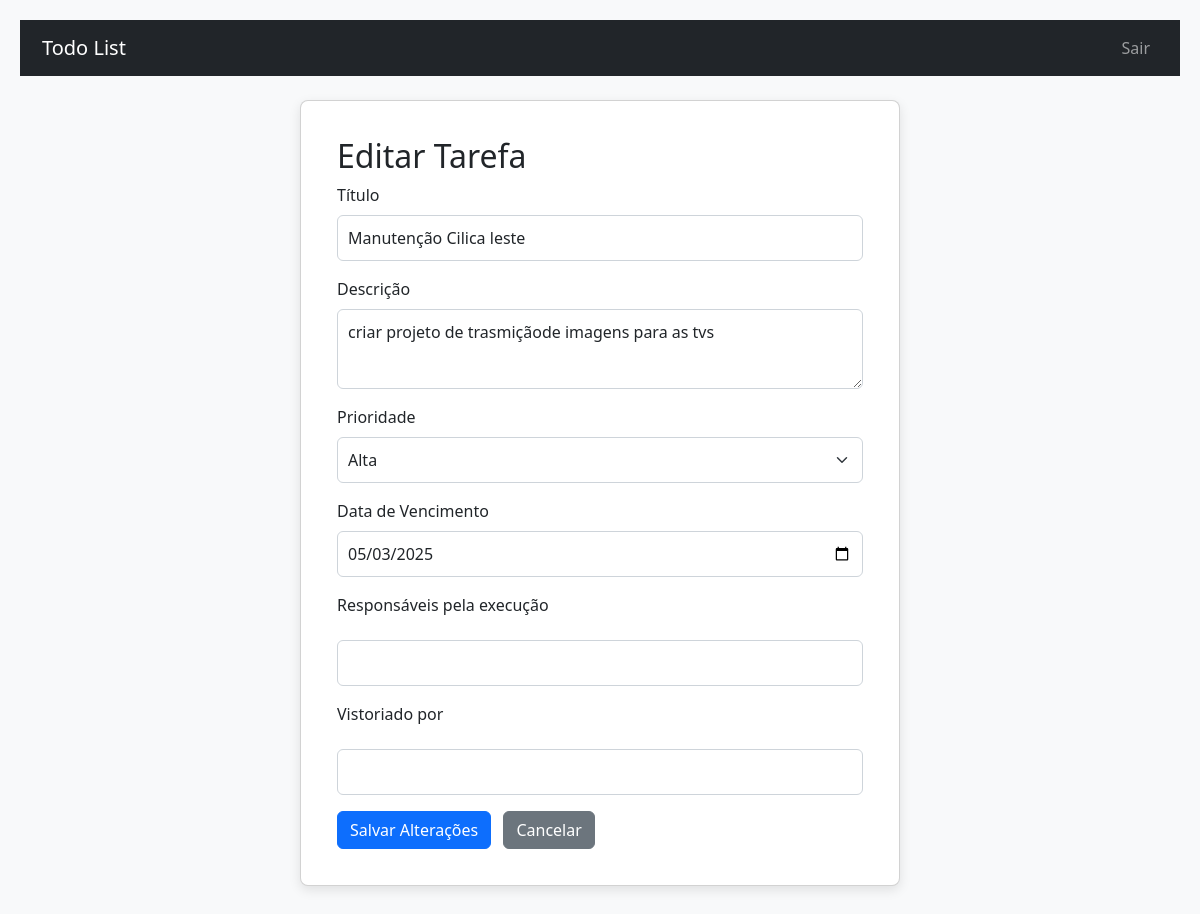
The app's page /edit_task.php?id=2 (signed in) with its own data.
### tables this page shows
CREATE TABLE "tasks" (
            id INTEGER PRIMARY KEY AUTOINCREMENT,
            user_id INTEGER NOT NULL,
            title TEXT NOT NULL,
            description TEXT,
            priority INTEGER DEFAULT 1,
            status INTEGER DEFAULT 0,
            due_date DATETIME,
            completion_notes TEXT,
            created_at DATETIME DEFAULT CURRENT_TIMESTAMP
        , start_time DATETIME, end_time DATETIME, responsaveis_execucao TEXT, vistoriado_por TEXT);

### edit_task.php (the view, shortened to what this page needs)
<?php
$db = Database::getInstance()->getConnection();
$user_id = $_SESSION['user_id'];
$task_id = intval($_GET['id']);
$stmt = $db->prepare('SELECT * FROM tasks WHERE id = :id AND user_id = :user_id');
$stmt->bindValue(':id', $task_id, SQLITE3_INTEGER);
$stmt->bindValue(':user_id', $user_id, SQLITE3_INTEGER);
$result = $stmt->execute();
$task = $result->fetchArray(SQLITE3_ASSOC);
require_once 'includes/header.php';
?>
<div class="card mx-auto" style="max-width: 600px;">
    <div class="card-body">
        <h2 class="card-title">Editar Tarefa</h2>
        <form method="POST">
            <div class="mb-3">
                <label for="title" class="form-label">Título</label>
                <input type="text" id="title" name="title" class="form-control" required value="<?php echo htmlspecialchars($task['title']); ?>">
            </div>
            <div class="mb-3">
                <label for="description" class="form-label">Descrição</label>
                <textarea id="description" name="description" class="form-control"><?php echo htmlspecialchars($task['description']); ?></textarea>
            </div>
            <div class="mb-3">
                <label for="priority" class="form-label">Prioridade</label>
                <select id="priority" name="priority" class="form-select">
                    <option value="3" <?php if ($task['priority'] == 3) echo 'selected'; ?>>Alta</option>
                </select>
            </div>
            <div class="mb-3">
                <label for="due_date" class="form-label">Data de Vencimento</label>
                <input type="date" id="due_date" name="due_date" class="form-control" value="<?php echo htmlspecialchars($task['due_date']); ?>">
            </div>
            <div class="mb-3">
                <label for="responsaveis_execucao" class="form-label">Responsáveis pela execução</label>
                <input type="text" id="responsaveis_execucao" name="responsaveis_execucao" class="form-control" value="<?php echo htmlspecialchars($task['responsaveis_execucao'] ?? ''); ?>">
            </div>
            <div class="mb-3">
                <label for="vistoriado_por" class="form-label">Vistoriado por</label>
                <input type="text" id="vistoriado_por" name="vistoriado_por" class="form-control" value="<?php echo htmlspecialchars($task['vistoriado_por'] ?? ''); ?>">
            </div>
            <button type="submit" class="btn btn-primary">Salvar Alterações</button>
            <a href="dashboard.php" class="btn btn-secondary ms-2">Cancelar</a>
        </form>
    </div>
</div>
<?php require_once 'includes/footer.php'; ?>

### assets/styles.css (style rules this page uses)
body { font-family: 'Segoe UI', Tahoma, Geneva, Verdana, sans-serif; background-color: #f8f9fa; margin: 0; padding: 20px; color: #343a40; }
.card { background-color: #ffffff; border-radius: 8px; box-shadow: 0 4px 12px rgba(0, 0, 0, 0.1); padding: 20px; margin-bottom: 20px; }
.form-control, .form-select, textarea { border: 1px solid #ced4da; border-radius: 6px; padding: 10px; font-size: 1rem; transition: border-color 0.3s ease; }
textarea.form-control { resize: vertical; min-height: 80px; }
.form-control[name="responsaveis_execucao"], .form-control[name="vistoriado_por"] { margin-top: 15px; margin-bottom: 15px; }

### records on screen
tasks: title "Manutenção Cilica leste", description "criar projeto de trasmiçãode imagens para as tvs", priority "Alta", due_date "05/03/2025"
